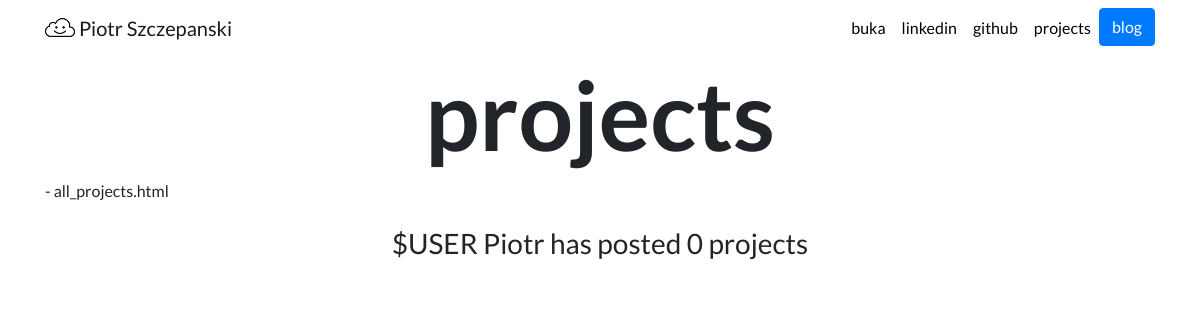
The page /projects/ on the database as committed earlier.
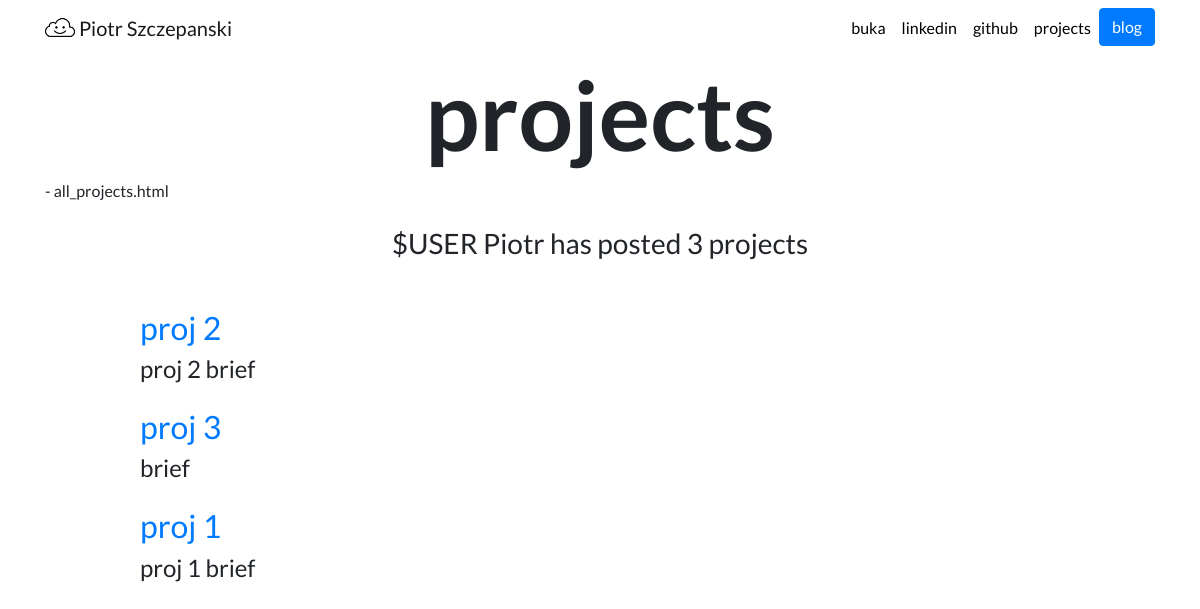
The same page on the database as committed later.
### app_projects/models.py (models this page shows, shortened)
class Project(models.Model):
    title = models.CharField(max_length=200)
    date = models.DateField()
    brief = models.TextField()
    content = models.TextField()
    slug = models.SlugField(null=False, unique=True, primary_key=True)
    image = models.ImageField(upload_to='app_projects/images/')

### app_projects/views.py (the view)
# urls.py: path('', views.all_projects, name='all_projects'),
def all_projects(request):
    counter_projects = Project.objects.count
    projects = Project.objects.order_by('-date')[:10]
    return render(request, 'app_proj_projects/all_projects.html', {'projects':projects, 'counter_projects': counter_projects })

### app_projects/templates/app_proj_projects/all_projects.html (shortened to what this page needs)
{% extends "app_proj_root/base.html" %}
{% load static %}
{% block content %}
<h1 id="post-title" class="font-weight-bold text-center">projects</h1>
- all_projects.html
<br>
<br>
<h3 class="text-center mb-5">$USER Piotr has posted {{ counter_projects }} project{{ projects.count|pluralize }}</h3>
{% for project in projects %}
<div class="row justify-content-center my-3">
    <div class="col-md-10">
        <a href="{% url 'app_projects:detail' project.slug %}">
            <h2>{{ project.title }}</h2>
        </a>
        <h4>{{ project.brief|striptags|truncatechars:100 }}</h4>
    </div>
</div>
{% endfor %}
{% endblock %}

Rows that differ between the two databases and show on the page:
added Project: title "proj 2", brief "proj 2 brief"
added Project: title "proj 3", brief "brief"
added Project: title "proj 1", brief "proj 1 brief"
Other text that changed with them:
{{ counter_projects }}: "0" → "3"
